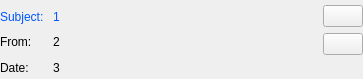
<?xml version="1.0" encoding="UTF-8"?>
<ui version="4.0">
 <class>MailWidget</class>
 <widget class="QWidget" name="MailWidget">
  <property name="geometry">
   <rect>
    <x>0</x>
    <y>0</y>
    <width>363</width>
    <height>79</height>
   </rect>
  </property>
  <property name="windowTitle">
   <string>MailWidget</string>
  </property>
  <layout class="QGridLayout" name="gridLayout">
   <property name="leftMargin">
    <number>0</number>
   </property>
   <property name="topMargin">
    <number>5</number>
   </property>
   <property name="rightMargin">
    <number>0</number>
   </property>
   <property name="bottomMargin">
    <number>0</number>
   </property>
   <property name="verticalSpacing">
    <number>3</number>
   </property>
   <item row="0" column="0">
    <widget class="QLabel" name="label">
     <property name="palette">
      <palette>
       <active>
        <colorrole role="WindowText">
         <brush brushstyle="SolidPattern">
          <color alpha="255">
           <red>0</red>
           <green>85</green>
           <blue>255</blue>
          </color>
         </brush>
        </colorrole>
       </active>
       <inactive>
        <colorrole role="WindowText">
         <brush brushstyle="SolidPattern">
          <color alpha="255">
           <red>0</red>
           <green>85</green>
           <blue>255</blue>
          </color>
         </brush>
        </colorrole>
       </inactive>
       <disabled>
        <colorrole role="WindowText">
         <brush brushstyle="SolidPattern">
          <color alpha="255">
           <red>120</red>
           <green>120</green>
           <blue>120</blue>
          </color>
         </brush>
        </colorrole>
       </disabled>
      </palette>
     </property>
     <property name="text">
      <string>Subject: </string>
     </property>
    </widget>
   </item>
   <item row="0" column="1">
    <widget class="SubjectLabel" name="labelSubject">
     <property name="sizePolicy">
      <sizepolicy hsizetype="Expanding" vsizetype="Preferred">
       <horstretch>0</horstretch>
       <verstretch>0</verstretch>
      </sizepolicy>
     </property>
     <property name="palette">
      <palette>
       <active>
        <colorrole role="WindowText">
         <brush brushstyle="SolidPattern">
          <color alpha="255">
           <red>0</red>
           <green>85</green>
           <blue>255</blue>
          </color>
         </brush>
        </colorrole>
       </active>
       <inactive>
        <colorrole role="WindowText">
         <brush brushstyle="SolidPattern">
          <color alpha="255">
           <red>0</red>
           <green>85</green>
           <blue>255</blue>
          </color>
         </brush>
        </colorrole>
       </inactive>
       <disabled>
        <colorrole role="WindowText">
         <brush brushstyle="SolidPattern">
          <color alpha="255">
           <red>120</red>
           <green>120</green>
           <blue>120</blue>
          </color>
         </brush>
        </colorrole>
       </disabled>
      </palette>
     </property>
     <property name="text">
      <string>1</string>
     </property>
    </widget>
   </item>
   <item row="0" column="2" rowspan="3">
    <layout class="QVBoxLayout" name="verticalLayout">
     <item>
      <widget class="QPushButton" name="btSetRead">
       <property name="icon">
        <iconset resource="MailCheckerDlg.qrc">
         <normaloff>:/MailChecker/Images/ReadMail.png</normaloff>:/MailChecker/Images/ReadMail.png</iconset>
       </property>
      </widget>
     </item>
     <item>
      <widget class="QPushButton" name="btDel">
       <property name="icon">
        <iconset resource="MailCheckerDlg.qrc">
         <normaloff>:/MailChecker/Images/DelMail.png</normaloff>:/MailChecker/Images/DelMail.png</iconset>
       </property>
      </widget>
     </item>
     <item>
      <spacer name="verticalSpacer">
       <property name="orientation">
        <enum>Qt::Vertical</enum>
       </property>
       <property name="sizeHint" stdset="0">
        <size>
         <width>20</width>
         <height>40</height>
        </size>
       </property>
      </spacer>
     </item>
    </layout>
   </item>
   <item row="1" column="0">
    <widget class="QLabel" name="label_2">
     <property name="text">
      <string>From: </string>
     </property>
    </widget>
   </item>
   <item row="1" column="1">
    <widget class="QLabel" name="labelFrom">
     <property name="sizePolicy">
      <sizepolicy hsizetype="Expanding" vsizetype="Preferred">
       <horstretch>0</horstretch>
       <verstretch>0</verstretch>
      </sizepolicy>
     </property>
     <property name="text">
      <string>2</string>
     </property>
    </widget>
   </item>
   <item row="2" column="0">
    <widget class="QLabel" name="label_3">
     <property name="text">
      <string>Date: </string>
     </property>
    </widget>
   </item>
   <item row="2" column="1">
    <widget class="QLabel" name="labelDate">
     <property name="sizePolicy">
      <sizepolicy hsizetype="Expanding" vsizetype="Preferred">
       <horstretch>0</horstretch>
       <verstretch>0</verstretch>
      </sizepolicy>
     </property>
     <property name="text">
      <string>3</string>
     </property>
    </widget>
   </item>
  </layout>
 </widget>
 <layoutdefault spacing="6" margin="11"/>
 <customwidgets>
  <customwidget>
   <class>SubjectLabel</class>
   <extends>QLabel</extends>
   <header>SubjectLabel.h</header>
  </customwidget>
 </customwidgets>
 <resources>
  <include location="MailCheckerDlg.qrc"/>
 </resources>
 <connections/>
</ui>
